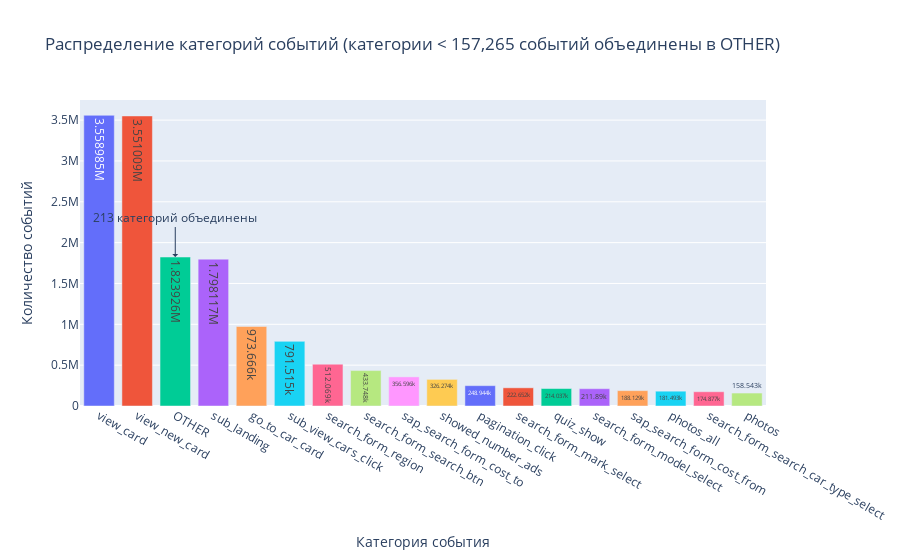

This figure's notebook cell:
### Markdown cell above
event_action

### Code cell
# Рассчитываем порог (1% от общего количества событий)
threshold = len(ga_hits_filled) * 0.01

# Создаем словарь для замены значений
value_counts = ga_hits_filled['event_action'].value_counts()
replace_dict = {category: 'OTHER' 
                for category in value_counts[value_counts < threshold].index}

# Создаем новый столбец с объединенными категориями
ga_hits_filled['event_action_grouped'] = ga_hits_filled['event_action'].replace(replace_dict)

# Строим интерактивную диаграмму
fig = px.bar(ga_hits_filled['event_action_grouped'].value_counts().reset_index(),
             x='index',
             y='event_action_grouped',
             labels={'index': 'Категория события', 
                    'event_action_grouped': 'Количество событий'},
             title=f'Распределение категорий событий (категории < {threshold:,.0f} событий объединены в OTHER)',
             text_auto=True,
             color='index',
             color_discrete_sequence=px.colors.qualitative.Plotly)

# Настраиваем отображение
fig.update_layout(
    xaxis_title="Категория события",
    yaxis_title="Количество событий",
    xaxis={'categoryorder':'total descending'},
    showlegend=False,
    hovermode="x"
)

# Добавляем подпись с количеством объединенных категорий
other_count = len(value_counts[value_counts < threshold])
fig.add_annotation(
    x='OTHER',
    y=ga_hits_filled['event_action_grouped'].value_counts()['OTHER'],
    text=f"{other_count} категорий объединены",
    showarrow=True,
    arrowhead=1,
    ax=0,
    ay=-40
)

fig.show()

### Figure 1 — Plotly figure (JSON) as saved in the notebook; plotly's stock layout.template omitted (floating-point values rounded to 4 significant figures)
{"data": [{"alignmentgroup": "True", "hovertemplate": "Категория события=%{x}<br>Количество событий=%{y}<extra></extra>", "legendgroup": "view_card", "marker": {"color": "#636EFA", "pattern": {"shape": ""}}, "name": "view_card", "offsetgroup": "view_card", "orientation": "v", "showlegend": true, "textposition": "auto", "texttemplate": "%{y}", "type": "bar", "x": ["view_card"], "xaxis": "x", "y": [3558985], "yaxis": "y"}, {"alignmentgroup": "True", "hovertemplate": "Категория события=%{x}<br>Количество событий=%{y}<extra></extra>", "legendgroup": "view_new_card", "marker": {"color": "#EF553B", "pattern": {"shape": ""}}, "name": "view_new_card", "offsetgroup": "view_new_card", "orientation": "v", "showlegend": true, "textposition": "auto", "texttemplate": "%{y}", "type": "bar", "x": ["view_new_card"], "xaxis": "x", "y": [3551009], "yaxis": "y"}, {"alignmentgroup": "True", "hovertemplate": "Категория события=%{x}<br>Количество событий=%{y}<extra></extra>", "legendgroup": "OTHER", "marker": {"color": "#00CC96", "pattern": {"shape": ""}}, "name": "OTHER", "offsetgroup": "OTHER", "orientation": "v", "showlegend": true, "textposition": "auto", "texttemplate": "%{y}", "type": "bar", "x": ["OTHER"], "xaxis": "x", "y": [1823926], "yaxis": "y"}, {"alignmentgroup": "True", "hovertemplate": "Категория события=%{x}<br>Количество событий=%{y}<extra></extra>", "legendgroup": "sub_landing", "marker": {"color": "#AB63FA", "pattern": {"shape": ""}}, "name": "sub_landing", "offsetgroup": "sub_landing", "orientation": "v", "showlegend": true, "textposition": "auto", "texttemplate": "%{y}", "type": "bar", "x": ["sub_landing"], "xaxis": "x", "y": [1798117], "yaxis": "y"}, {"alignmentgroup": "True", "hovertemplate": "Категория события=%{x}<br>Количество событий=%{y}<extra></extra>", "legendgroup": "go_to_car_card", "marker": {"color": "#FFA15A", "pattern": {"shape": ""}}, "name": "go_to_car_card", "offsetgroup": "go_to_car_card", "orientation": "v", "showlegend": true, "textposition": "auto", "texttemplate": "%{y}", "type": "bar", "x": ["go_to_car_card"], "xaxis": "x", "y": [973666], "yaxis": "y"}, {"alignmentgroup": "True", "hovertemplate": "Категория события=%{x}<br>Количество событий=%{y}<extra></extra>", "legendgroup": "sub_view_cars_click", "marker": {"color": "#19D3F3", "pattern": {"shape": ""}}, "name": "sub_view_cars_click", "offsetgroup": "sub_view_cars_click", "orientation": "v", "showlegend": true, "textposition": "auto", "texttemplate": "%{y}", "type": "bar", "x": ["sub_view_cars_click"], "xaxis": "x", "y": [791515], "yaxis": "y"}, {"alignmentgroup": "True", "hovertemplate": "Категория события=%{x}<br>Количество событий=%{y}<extra></extra>", "legendgroup": "search_form_region", "marker": {"color": "#FF6692", "pattern": {"shape": ""}}, "name": "search_form_region", "offsetgroup": "search_form_region", "orientation": "v", "showlegend": true, "textposition": "auto", "texttemplate": "%{y}", "type": "bar", "x": ["search_form_region"], "xaxis": "x", "y": [512069], "yaxis": "y"}, {"alignmentgroup": "True", "hovertemplate": "Категория события=%{x}<br>Количество событий=%{y}<extra></extra>", "legendgroup": "search_form_search_btn", "marker": {"color": "#B6E880", "pattern": {"shape": ""}}, "name": "search_form_search_btn", "offsetgroup": "search_form_search_btn", "orientation": "v", "showlegend": true, "textposition": "auto", "texttemplate": "%{y}", "type": "bar", "x": ["search_form_search_btn"], "xaxis": "x", "y": [433748], "yaxis": "y"}, {"alignmentgroup": "True", "hovertemplate": "Категория события=%{x}<br>Количество событий=%{y}<extra></extra>", "legendgroup": "sap_search_form_cost_to", "marker": {"color": "#FF97FF", "pattern": {"shape": ""}}, "name": "sap_search_form_cost_to", "offsetgroup": "sap_search_form_cost_to", "orientation": "v", "showlegend": true, "textposition": "auto", "texttemplate": "%{y}", "type": "bar", "x": ["sap_search_form_cost_to"], "xaxis": "x", "y": [356596], "yaxis": "y"}, {"alignmentgroup": "True", "hovertemplate": "Категория события=%{x}<br>Количество событий=%{y}<extra></extra>", "legendgroup": "showed_number_ads", "marker": {"color": "#FECB52", "pattern": {"shape": ""}}, "name": "showed_number_ads", "offsetgroup": "showed_number_ads", "orientation": "v", "showlegend": true, "textposition": "auto", "texttemplate": "%{y}", "type": "bar", "x": ["showed_number_ads"], "xaxis": "x", "y": [326274], "yaxis": "y"}, {"alignmentgroup": "True", "hovertemplate": "Категория события=%{x}<br>Количество событий=%{y}<extra></extra>", "legendgroup": "pagination_click", "marker": {"color": "#636EFA", "pattern": {"shape": ""}}, "name": "pagination_click", "offsetgroup": "pagination_click", "orientation": "v", "showlegend": true, "textposition": "auto", "texttemplate": "%{y}", "type": "bar", "x": ["pagination_click"], "xaxis": "x", "y": [248944], "yaxis": "y"}, {"alignmentgroup": "True", "hovertemplate": "Категория события=%{x}<br>Количество событий=%{y}<extra></extra>", "legendgroup": "search_form_mark_select", "marker": {"color": "#EF553B", "pattern": {"shape": ""}}, "name": "search_form_mark_select", "offsetgroup": "search_form_mark_select", "orientation": "v", "showlegend": true, "textposition": "auto", "texttemplate": "%{y}", "type": "bar", "x": ["search_form_mark_select"], "xaxis": "x", "y": [222652], "yaxis": "y"}, {"alignmentgroup": "True", "hovertemplate": "Категория события=%{x}<br>Количество событий=%{y}<extra></extra>", "legendgroup": "quiz_show", "marker": {"color": "#00CC96", "pattern": {"shape": ""}}, "name": "quiz_show", "offsetgroup": "quiz_show", "orientation": "v", "showlegend": true, "textposition": "auto", "texttemplate": "%{y}", "type": "bar", "x": ["quiz_show"], "xaxis": "x", "y": [214037], "yaxis": "y"}, {"alignmentgroup": "True", "hovertemplate": "Категория события=%{x}<br>Количество событий=%{y}<extra></extra>", "legendgroup": "search_form_model_select", "marker": {"color": "#AB63FA", "pattern": {"shape": ""}}, "name": "search_form_model_select", "offsetgroup": "search_form_model_select", "orientation": "v", "showlegend": true, "textposition": "auto", "texttemplate": "%{y}", "type": "bar", "x": ["search_form_model_select"], "xaxis": "x", "y": [211890], "yaxis": "y"}, {"alignmentgroup": "True", "hovertemplate": "Категория события=%{x}<br>Количество событий=%{y}<extra></extra>", "legendgroup": "sap_search_form_cost_from", "marker": {"color": "#FFA15A", "pattern": {"shape": ""}}, "name": "sap_search_form_cost_from", "offsetgroup": "sap_search_form_cost_from", "orientation": "v", "showlegend": true, "textposition": "auto", "texttemplate": "%{y}", "type": "bar", "x": ["sap_search_form_cost_from"], "xaxis": "x", "y": [188129], "yaxis": "y"}, {"alignmentgroup": "True", "hovertemplate": "Категория события=%{x}<br>Количество событий=%{y}<extra></extra>", "legendgroup": "photos_all", "marker": {"color": "#19D3F3", "pattern": {"shape": ""}}, "name": "photos_all", "offsetgroup": "photos_all", "orientation": "v", "showlegend": true, "textposition": "auto", "texttemplate": "%{y}", "type": "bar", "x": ["photos_all"], "xaxis": "x", "y": [181493], "yaxis": "y"}, {"alignmentgroup": "True", "hovertemplate": "Категория события=%{x}<br>Количество событий=%{y}<extra></extra>", "legendgroup": "search_form_search_car_type_select", "marker": {"color": "#FF6692", "pattern": {"shape": ""}}, "name": "search_form_search_car_type_select", "offsetgroup": "search_form_search_car_type_select", "orientation": "v", "showlegend": true, "textposition": "auto", "texttemplate": "%{y}", "type": "bar", "x": ["search_form_search_car_type_select"], "xaxis": "x", "y": [174877], "yaxis": "y"}, {"alignmentgroup": "True", "hovertemplate": "Категория события=%{x}<br>Количество событий=%{y}<extra></extra>", "legendgroup": "photos", "marker": {"color": "#B6E880", "pattern": {"shape": ""}}, "name": "photos", "offsetgroup": "photos", "orientation": "v", "showlegend": true, "textposition": "auto", "texttemplate": "%{y}", "type": "bar", "x": ["photos"], "xaxis": "x", "y": [158543], "yaxis": "y"}], "layout": {"annotations": [{"arrowhead": 1, "ax": 0, "ay": -40, "showarrow": true, "text": "213 категорий объединены", "x": "OTHER", "y": 1823926}], "barmode": "relative", "hovermode": "x", "legend": {"title": {"text": "Категория события"}, "tracegroupgap": 0}, "showlegend": false, "title": {"text": "Распределение категорий событий (категории < 157,265 событий объединены в OTHER)"}, "xaxis": {"anchor": "y", "categoryarray": ["view_card", "view_new_card", "OTHER", "sub_landing", "go_to_car_card", "sub_view_cars_click", "search_form_region", "search_form_search_btn", "sap_search_form_cost_to", "showed_number_ads", "pagination_click", "search_form_mark_select", "quiz_show", "search_form_model_select", "sap_search_form_cost_from", "photos_all", "search_form_search_car_type_select", "photos"], "categoryorder": "total descending", "domain": [0, 1], "title": {"text": "Категория события"}}, "yaxis": {"anchor": "x", "domain": [0, 1], "title": {"text": "Количество событий"}}}}
